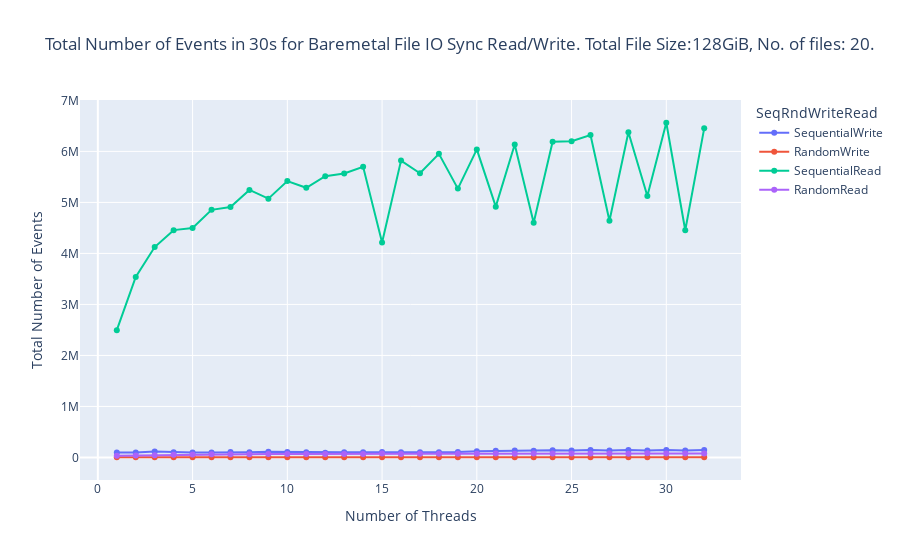

The notebook cell this image was saved under:
### Code cell
import plotly.express as px
fig = px.line(bareMetal_sync_df, x='Number of Threads', y='Total Number of Events', color='SeqRndWriteRead', markers=True, title=f"Total Number of Events in 30s for Baremetal File IO Sync Read/Write. Total File Size:{bareMetal_sync_df['Total File Size'][0]}, No. of files: {bareMetal_sync_df['Number of Files'][0]}.")
fig.show()

### Figure 1 — Plotly figure (JSON) as saved in the notebook; plotly's stock layout.template omitted (floating-point values rounded to 4 significant figures)
{"data": [{"hovertemplate": "SeqRndWriteRead=SequentialWrite<br>Number of Threads=%{x}<br>Total Number of Events=%{y}<extra></extra>", "legendgroup": "SequentialWrite", "line": {"color": "#636efa", "dash": "solid"}, "marker": {"symbol": "circle"}, "mode": "lines+markers", "name": "SequentialWrite", "orientation": "v", "showlegend": true, "type": "scatter", "x": [1, 2, 3, 4, 5, 6, 7, 8, 9, 10, 11, 12, 13, 14, 15, 16, 17, 18, 19, 20, 21, 22, 23, 24, 25, 26, 27, 28, 29, 30, 31, 32], "xaxis": "x", "y": [97061, 98747, 116862, 101872, 98263, 95880, 106559, 102718, 109641, 105345, 102109, 94859, 101273, 102943, 105720, 101626, 104036, 101996, 106438, 122822, 130433, 137393, 133550, 140383, 136431, 144719, 136796, 144826, 134997, 145678, 137640, 145913], "yaxis": "y"}, {"hovertemplate": "SeqRndWriteRead=RandomWrite<br>Number of Threads=%{x}<br>Total Number of Events=%{y}<extra></extra>", "legendgroup": "RandomWrite", "line": {"color": "#EF553B", "dash": "solid"}, "marker": {"symbol": "circle"}, "mode": "lines+markers", "name": "RandomWrite", "orientation": "v", "showlegend": true, "type": "scatter", "x": [1, 2, 3, 4, 5, 6, 7, 8, 9, 10, 11, 12, 13, 14, 15, 16, 17, 18, 19, 20, 21, 22, 23, 24, 25, 26, 27, 28, 29, 30, 31, 32], "xaxis": "x", "y": [4307, 4434, 4510, 4541, 4359, 4614, 4437, 4539, 4434, 4466, 4487, 4536, 4542, 4435, 4456, 4385, 4595, 4306, 4544, 4674, 4341, 4670, 4435, 4548, 4375, 4667, 4427, 4663, 4548, 4702, 4201, 4466], "yaxis": "y"}, {"hovertemplate": "SeqRndWriteRead=SequentialRead<br>Number of Threads=%{x}<br>Total Number of Events=%{y}<extra></extra>", "legendgroup": "SequentialRead", "line": {"color": "#00cc96", "dash": "solid"}, "marker": {"symbol": "circle"}, "mode": "lines+markers", "name": "SequentialRead", "orientation": "v", "showlegend": true, "type": "scatter", "x": [1, 2, 3, 4, 5, 6, 7, 8, 9, 10, 11, 12, 13, 14, 15, 16, 17, 18, 19, 20, 21, 22, 23, 24, 25, 26, 27, 28, 29, 30, 31, 32], "xaxis": "x", "y": [2495964, 3540055, 4124981, 4456527, 4497762, 4854065, 4909354, 5244493, 5073467, 5417654, 5286257, 5514392, 5565993, 5697994, 4214647, 5819596, 5570436, 5951929, 5270395, 6039412, 4916761, 6135643, 4599565, 6187555, 6199028, 6320248, 4638869, 6375984, 5124505, 6561630, 4454753, 6451887], "yaxis": "y"}, {"hovertemplate": "SeqRndWriteRead=RandomRead<br>Number of Threads=%{x}<br>Total Number of Events=%{y}<extra></extra>", "legendgroup": "RandomRead", "line": {"color": "#ab63fa", "dash": "solid"}, "marker": {"symbol": "circle"}, "mode": "lines+markers", "name": "RandomRead", "orientation": "v", "showlegend": true, "type": "scatter", "x": [1, 2, 3, 4, 5, 6, 7, 8, 9, 10, 11, 12, 13, 14, 15, 16, 17, 18, 19, 20, 21, 22, 23, 24, 25, 26, 27, 28, 29, 30, 31, 32], "xaxis": "x", "y": [35509, 40766, 45643, 53667, 57044, 61034, 60920, 62822, 65764, 65771, 68706, 67326, 68996, 67987, 75656, 69865, 74569, 74097, 75111, 74082, 76841, 74892, 78101, 75586, 78996, 75570, 79874, 75102, 80762, 77954, 78481, 77702], "yaxis": "y"}], "layout": {"legend": {"title": {"text": "SeqRndWriteRead"}, "tracegroupgap": 0}, "title": {"text": "Total Number of Events in 30s for Baremetal File IO Sync Read/Write. Total File Size:128GiB, No. of files: 20."}, "xaxis": {"anchor": "y", "domain": [0, 1], "title": {"text": "Number of Threads"}}, "yaxis": {"anchor": "x", "domain": [0, 1], "title": {"text": "Total Number of Events"}}}}
